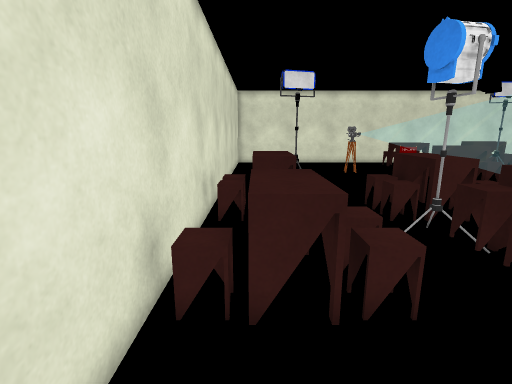
View 1 (above)

17 first-person views from a walk through a Unity game level. The camera is 1.5 m above the floor, tilts 12° down and sees 85° across. The floor is counted in squares, 0.5 m on a side. Each view is taken from the middle of a square. On the plan, view 1 faces up. The plan holds only what a view shows up to about 20 squares ahead; the rest is blank. The place goes on beyond the plan. The player character is not drawn. Surface patterns are stand-ins for the level's own textures.

View 2
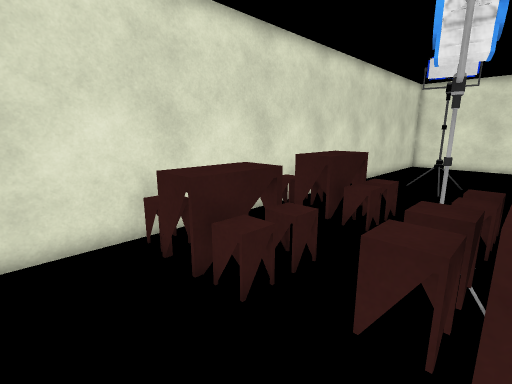

View 3
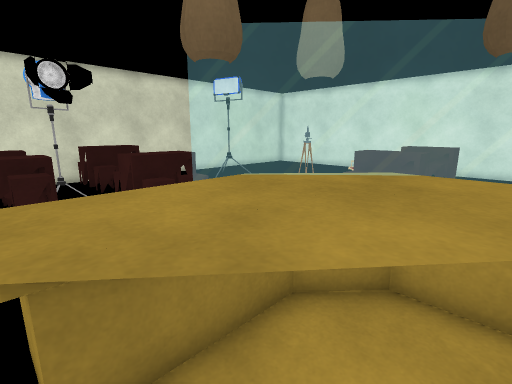

View 4
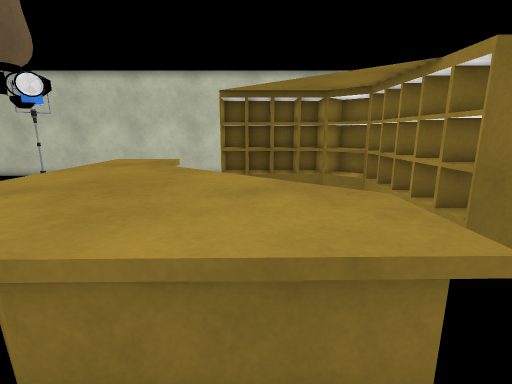

View 5
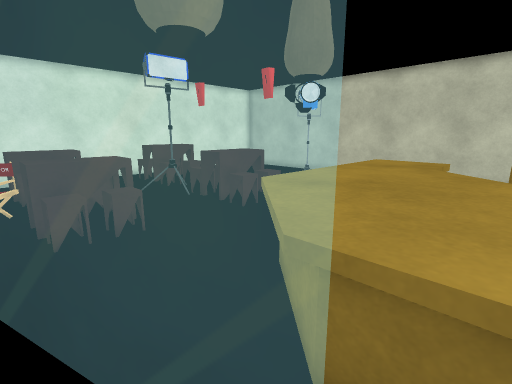

View 6
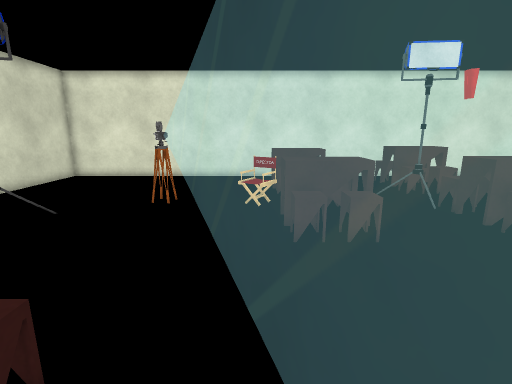

View 7
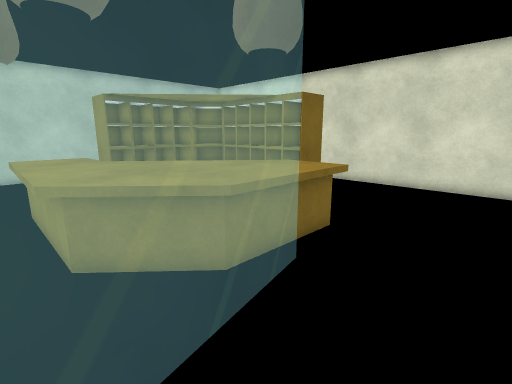

View 8
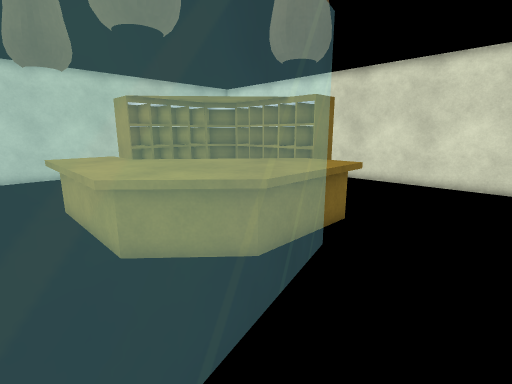

View 9
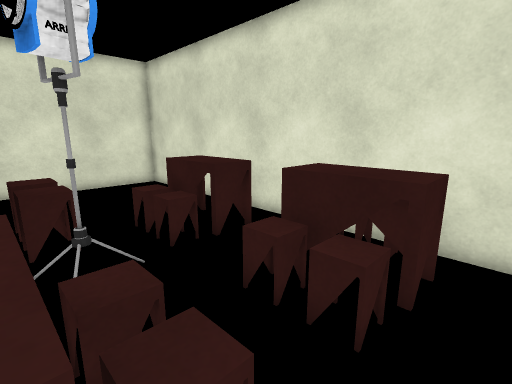

View 10
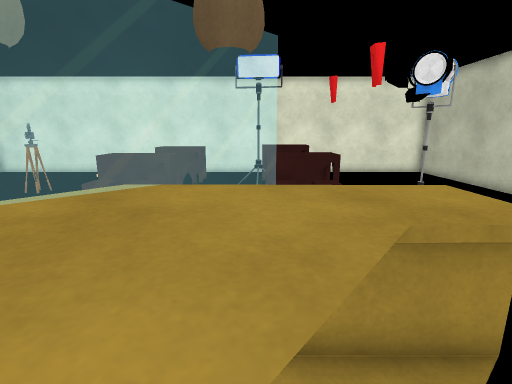

View 11
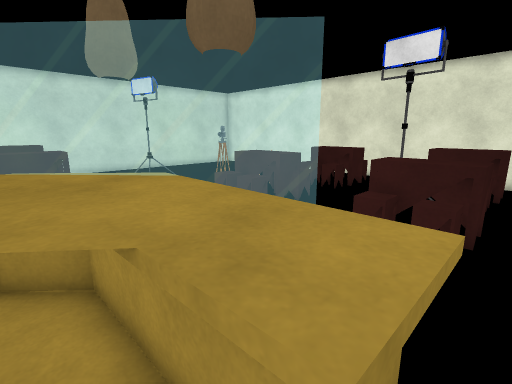

View 12
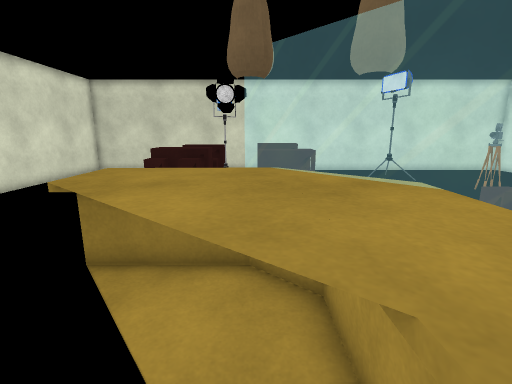

View 13
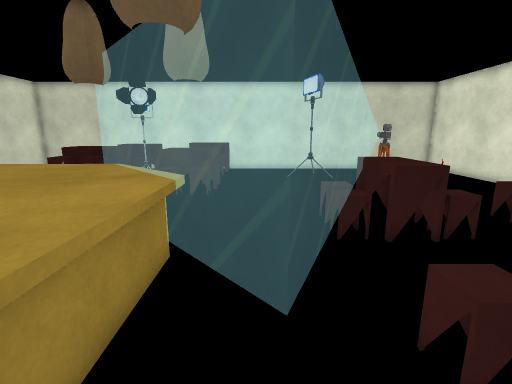

View 14
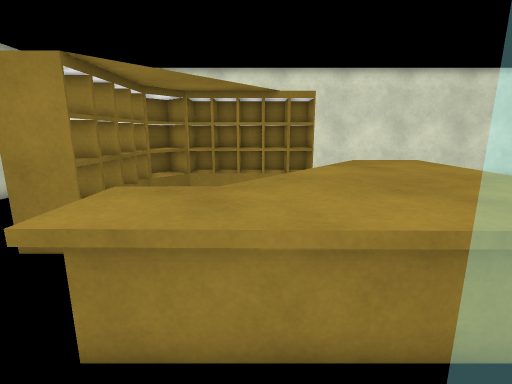

View 15
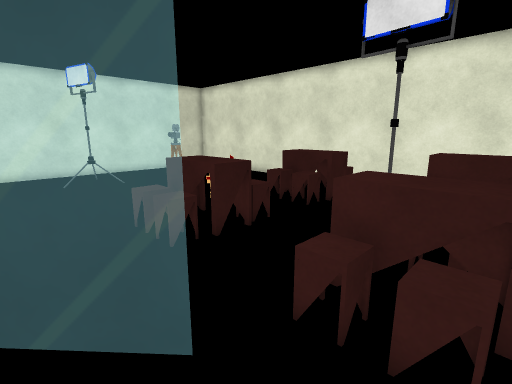

View 16
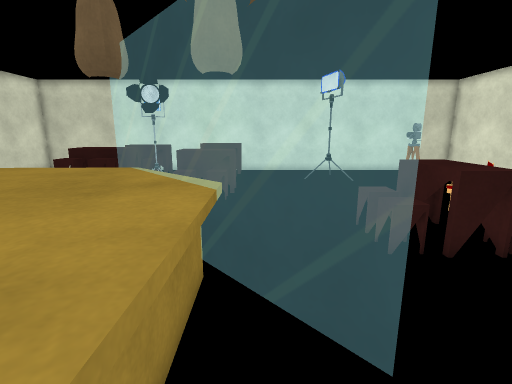

View 17
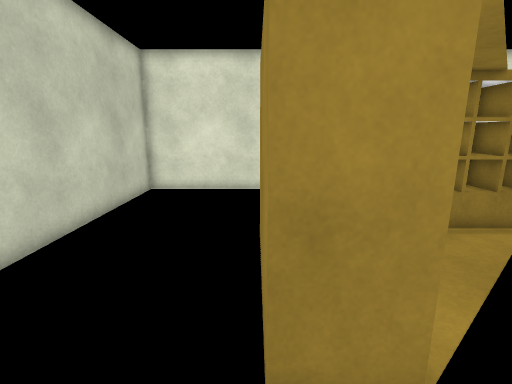

### Floor plan
Key: @ floor where view 1 was taken; # wall or solid block; . floor; = window, fence, low wall or low ledge; ^ raised ledge; T table; O other object.
Columns run from 2 left of view 1 to 31 right of it. Each row starts with its distance up from view 1.
 29 ################################
 28 #       .......  ...  .
 27 #        .... OOO    OOO         #
 26 #   ......... OOO....OOO         #
 25 #   ..........TTTT..TTTT         #
 24 #   ..........TTOT..TOTT         #
 23 #   ..........OOO....OOO         #
 22 #   .............  .....         #
 21 #   .....O..OO...  .O...         #
 20 #  ......O  .OOOO....OOO         #
 19 # ........    OOOT..TOOO         #
 18 #...OO....    TTTT..TTTT         #
 17 #..........     O....OOO         #
 16 #..........        ..OOO         #
 15 #..........          .           #
 14 #...........         ......      #
 13 #   ........        .............#
 12 #OTTO..OTTO..    O=^^^^^.........#
 11 #OOTOO.OOTOO.   O^^^^^^^.  ......#
 10 #OOTOO.OOTOO.  O^^^^^^^^.        #
  9 #OTTO..OTTO  . =^^^^^^ .. #      #
  8 #            . ^^^^^^   .###     #
  7 # TT   OTT   . ^^^^^.  ..###     #
  6 # TTOO.OOTOO   ^^^^.  .. ###     #
  5 #OOTOO.OOTOO   ^^^^ ...  ###     #
  4 #OOTOO OOTOO        ..   ###     #
  3 #                  #########     #
  2 #                 #########      #
  1 #       .         #######        #
  0 # @                              #
 -1 #                                #
 -2 #                                #
 -3 #                                #
 -4 #######################    #######

Where each view was taken, in squares from view 1:
view 1: 0 up, 0 right, facing up
view 2: 1 up, 6 right, facing up-left
view 3: 5 up, 18 right, facing up-left
view 4: 7 up, 11 right, facing right
view 5: 8 up, 11 right, facing up-right
view 6: 9 up, 11 right, facing up
view 7: 13 up, 9 right, facing down-right
view 8: 14 up, 9 right, facing down-right
view 9: 13 up, 6 right, facing down-left
view 10: 7 up, 18 right, facing up
view 11: 9 up, 22 right, facing up-left
view 12: 9 up, 21 right, facing left
view 13: 14 up, 22 right, facing left
view 14: 15 up, 19 right, facing down
view 15: 13 up, 21 right, facing up-left
view 16: 13 up, 21 right, facing left
view 17: 11 up, 25 right, facing down
